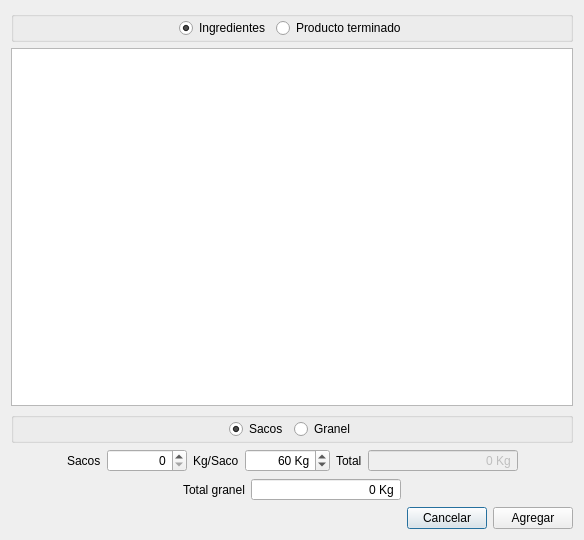
<?xml version="1.0" encoding="UTF-8"?>
<ui version="4.0">
 <class>AddTransaction</class>
 <widget class="QDialog" name="AddTransaction">
  <property name="geometry">
   <rect>
    <x>0</x>
    <y>0</y>
    <width>584</width>
    <height>540</height>
   </rect>
  </property>
  <property name="windowTitle">
   <string>Añadir transacción</string>
  </property>
  <layout class="QVBoxLayout" name="verticalLayout">
   <item>
    <widget class="QGroupBox" name="groupBox">
     <property name="title">
      <string/>
     </property>
     <layout class="QVBoxLayout" name="verticalLayout_2">
      <property name="margin">
       <number>0</number>
      </property>
      <item>
       <layout class="QHBoxLayout" name="horizontalLayout_2">
        <item>
         <spacer name="horizontalSpacer_9">
          <property name="orientation">
           <enum>Qt::Horizontal</enum>
          </property>
          <property name="sizeHint" stdset="0">
           <size>
            <width>40</width>
            <height>20</height>
           </size>
          </property>
         </spacer>
        </item>
        <item>
         <widget class="QRadioButton" name="ingredientButton">
          <property name="text">
           <string>Ingredientes</string>
          </property>
          <property name="checked">
           <bool>true</bool>
          </property>
         </widget>
        </item>
        <item>
         <widget class="QRadioButton" name="productButton">
          <property name="text">
           <string>Producto terminado</string>
          </property>
         </widget>
        </item>
        <item>
         <spacer name="horizontalSpacer_2">
          <property name="orientation">
           <enum>Qt::Horizontal</enum>
          </property>
          <property name="sizeHint" stdset="0">
           <size>
            <width>40</width>
            <height>20</height>
           </size>
          </property>
         </spacer>
        </item>
       </layout>
      </item>
     </layout>
    </widget>
   </item>
   <item>
    <widget class="QTableView" name="warehousesTableView">
     <property name="selectionMode">
      <enum>QAbstractItemView::SingleSelection</enum>
     </property>
     <property name="selectionBehavior">
      <enum>QAbstractItemView::SelectRows</enum>
     </property>
     <attribute name="horizontalHeaderCascadingSectionResizes">
      <bool>false</bool>
     </attribute>
     <attribute name="horizontalHeaderHighlightSections">
      <bool>false</bool>
     </attribute>
     <attribute name="horizontalHeaderStretchLastSection">
      <bool>false</bool>
     </attribute>
     <attribute name="verticalHeaderVisible">
      <bool>false</bool>
     </attribute>
    </widget>
   </item>
   <item>
    <widget class="QGroupBox" name="groupBox_2">
     <property name="title">
      <string/>
     </property>
     <property name="flat">
      <bool>false</bool>
     </property>
     <property name="checkable">
      <bool>false</bool>
     </property>
     <layout class="QVBoxLayout" name="verticalLayout_3">
      <property name="margin">
       <number>0</number>
      </property>
      <item>
       <layout class="QHBoxLayout" name="horizontalLayout_3">
        <item>
         <spacer name="horizontalSpacer_4">
          <property name="orientation">
           <enum>Qt::Horizontal</enum>
          </property>
          <property name="sizeHint" stdset="0">
           <size>
            <width>40</width>
            <height>20</height>
           </size>
          </property>
         </spacer>
        </item>
        <item>
         <widget class="QRadioButton" name="sackButton">
          <property name="text">
           <string>Sacos</string>
          </property>
          <property name="checked">
           <bool>true</bool>
          </property>
         </widget>
        </item>
        <item>
         <widget class="QRadioButton" name="grainButton">
          <property name="text">
           <string>Granel</string>
          </property>
         </widget>
        </item>
        <item>
         <spacer name="horizontalSpacer_3">
          <property name="orientation">
           <enum>Qt::Horizontal</enum>
          </property>
          <property name="sizeHint" stdset="0">
           <size>
            <width>40</width>
            <height>20</height>
           </size>
          </property>
         </spacer>
        </item>
       </layout>
      </item>
     </layout>
    </widget>
   </item>
   <item>
    <widget class="QWidget" name="sackWidget" native="true">
     <layout class="QHBoxLayout" name="horizontalLayout_4">
      <property name="margin">
       <number>0</number>
      </property>
      <item>
       <spacer name="horizontalSpacer_7">
        <property name="orientation">
         <enum>Qt::Horizontal</enum>
        </property>
        <property name="sizeHint" stdset="0">
         <size>
          <width>40</width>
          <height>20</height>
         </size>
        </property>
       </spacer>
      </item>
      <item>
       <widget class="QLabel" name="label">
        <property name="text">
         <string>Sacos</string>
        </property>
       </widget>
      </item>
      <item>
       <widget class="QSpinBox" name="sackSpinBox">
        <property name="minimumSize">
         <size>
          <width>80</width>
          <height>0</height>
         </size>
        </property>
        <property name="alignment">
         <set>Qt::AlignRight|Qt::AlignTrailing|Qt::AlignVCenter</set>
        </property>
        <property name="maximum">
         <number>999999</number>
        </property>
       </widget>
      </item>
      <item>
       <widget class="QLabel" name="label_3">
        <property name="text">
         <string>Kg/Saco</string>
        </property>
       </widget>
      </item>
      <item>
       <widget class="QSpinBox" name="kgSackSpinBox">
        <property name="minimumSize">
         <size>
          <width>80</width>
          <height>0</height>
         </size>
        </property>
        <property name="alignment">
         <set>Qt::AlignRight|Qt::AlignTrailing|Qt::AlignVCenter</set>
        </property>
        <property name="suffix">
         <string> Kg</string>
        </property>
        <property name="maximum">
         <number>999999</number>
        </property>
        <property name="value">
         <number>60</number>
        </property>
       </widget>
      </item>
      <item>
       <widget class="QLabel" name="label_4">
        <property name="text">
         <string>Total</string>
        </property>
       </widget>
      </item>
      <item>
       <widget class="QSpinBox" name="totalSackSpinBox">
        <property name="enabled">
         <bool>false</bool>
        </property>
        <property name="minimumSize">
         <size>
          <width>150</width>
          <height>0</height>
         </size>
        </property>
        <property name="alignment">
         <set>Qt::AlignRight|Qt::AlignTrailing|Qt::AlignVCenter</set>
        </property>
        <property name="buttonSymbols">
         <enum>QAbstractSpinBox::NoButtons</enum>
        </property>
        <property name="suffix">
         <string> Kg</string>
        </property>
        <property name="maximum">
         <number>999999</number>
        </property>
       </widget>
      </item>
      <item>
       <spacer name="horizontalSpacer_8">
        <property name="orientation">
         <enum>Qt::Horizontal</enum>
        </property>
        <property name="sizeHint" stdset="0">
         <size>
          <width>40</width>
          <height>20</height>
         </size>
        </property>
       </spacer>
      </item>
     </layout>
    </widget>
   </item>
   <item>
    <widget class="QWidget" name="grainWidget" native="true">
     <layout class="QHBoxLayout" name="horizontalLayout_5">
      <property name="margin">
       <number>0</number>
      </property>
      <item>
       <spacer name="horizontalSpacer_5">
        <property name="orientation">
         <enum>Qt::Horizontal</enum>
        </property>
        <property name="sizeHint" stdset="0">
         <size>
          <width>40</width>
          <height>20</height>
         </size>
        </property>
       </spacer>
      </item>
      <item>
       <widget class="QLabel" name="label_2">
        <property name="text">
         <string>Total granel</string>
        </property>
       </widget>
      </item>
      <item>
       <widget class="QSpinBox" name="totalGrainSpinBox">
        <property name="minimumSize">
         <size>
          <width>150</width>
          <height>0</height>
         </size>
        </property>
        <property name="alignment">
         <set>Qt::AlignRight|Qt::AlignTrailing|Qt::AlignVCenter</set>
        </property>
        <property name="buttonSymbols">
         <enum>QAbstractSpinBox::NoButtons</enum>
        </property>
        <property name="suffix">
         <string> Kg</string>
        </property>
        <property name="maximum">
         <number>999999</number>
        </property>
       </widget>
      </item>
      <item>
       <spacer name="horizontalSpacer_6">
        <property name="orientation">
         <enum>Qt::Horizontal</enum>
        </property>
        <property name="sizeHint" stdset="0">
         <size>
          <width>40</width>
          <height>20</height>
         </size>
        </property>
       </spacer>
      </item>
     </layout>
    </widget>
   </item>
   <item>
    <layout class="QHBoxLayout" name="horizontalLayout">
     <item>
      <spacer name="horizontalSpacer">
       <property name="orientation">
        <enum>Qt::Horizontal</enum>
       </property>
       <property name="sizeHint" stdset="0">
        <size>
         <width>40</width>
         <height>20</height>
        </size>
       </property>
      </spacer>
     </item>
     <item>
      <widget class="QPushButton" name="cancelButton">
       <property name="text">
        <string>Cancelar</string>
       </property>
      </widget>
     </item>
     <item>
      <widget class="QPushButton" name="addTransactionButton">
       <property name="text">
        <string>Agregar</string>
       </property>
      </widget>
     </item>
    </layout>
   </item>
  </layout>
 </widget>
 <resources/>
 <connections/>
</ui>
